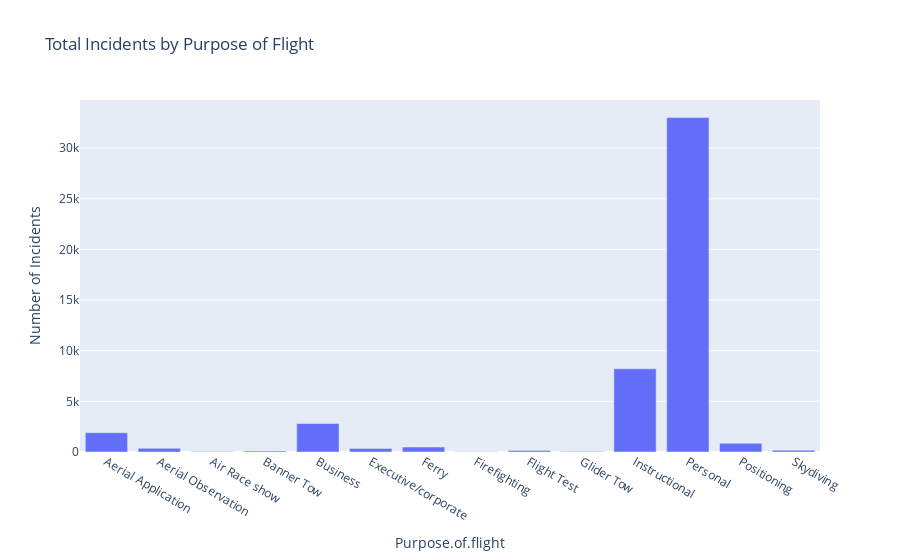
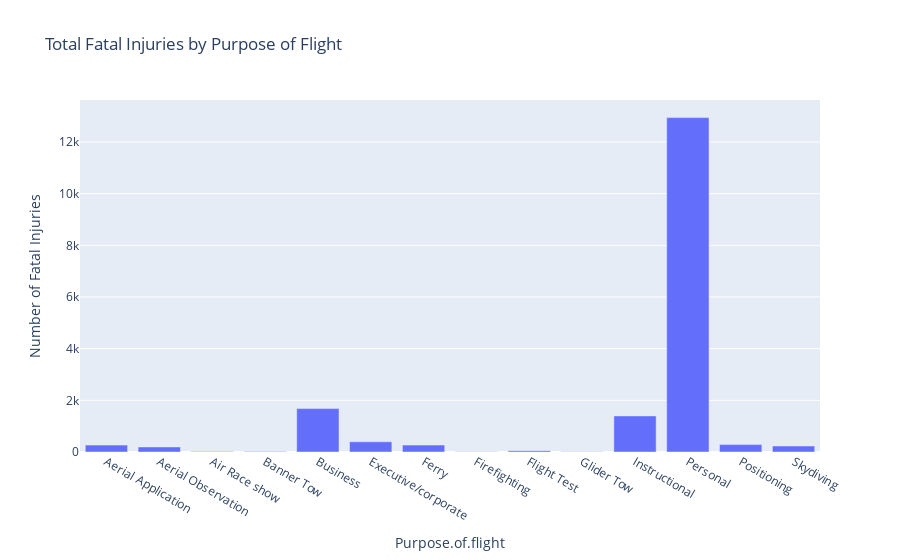

Write notebook code for charts like these, in order.
### Markdown cell above
## Compare total accidents & fatal injuries by purpose of flight

### Code cell
# group the data by purpose of flight and calculate the total number of incidents, fatal injuries, serious injuries, and minor injuries
safety_data = df.groupby('Purpose.of.flight').agg({
    'Total.Fatal.Injuries': 'sum',
    'Total.Serious.Injuries': 'sum',
    'Total.Minor.Injuries': 'sum',
    'Event.Id': 'count' 
}).rename(columns={'Event.Id': 'Total.Incidents'}).reset_index()

# create a bar chart to visualize the total incidents by purpose of flight
fig_incidents = px.bar(safety_data, x='Purpose.of.flight', y='Total.Incidents',
                       title='Total Incidents by Purpose of Flight',
                       labels={'Total.Incidents': 'Number of Incidents'})
fig_incidents.show()

# create a bar chart to visualize the total fatal injuries by purpose of flight
fig_fatal = px.bar(safety_data, x='Purpose.of.flight', y='Total.Fatal.Injuries',
                   title='Total Fatal Injuries by Purpose of Flight',
                   labels={'Total.Fatal.Injuries': 'Number of Fatal Injuries'})
fig_fatal.show()

### Figure 1 — Plotly figure (JSON) as saved in the notebook; plotly's stock layout.template omitted (floating-point values rounded to 4 significant figures)
{"data": [{"alignmentgroup": "True", "hovertemplate": "Purpose.of.flight=%{x}<br>Number of Incidents=%{y}<extra></extra>", "legendgroup": "", "marker": {"color": "#636efa", "pattern": {"shape": ""}}, "name": "", "offsetgroup": "", "orientation": "v", "showlegend": false, "textposition": "auto", "type": "bar", "x": ["Aerial Application", "Aerial Observation", "Air Race show", "Banner Tow", "Business", "Executive/corporate", "Ferry", "Firefighting", "Flight Test", "Glider Tow", "Instructional", "Personal", "Positioning", "Skydiving"], "xaxis": "x", "y": [1906, 363, 48, 97, 2818, 351, 487, 17, 152, 39, 8214, 33016, 857, 176], "yaxis": "y"}], "layout": {"barmode": "relative", "legend": {"tracegroupgap": 0}, "title": {"text": "Total Incidents by Purpose of Flight"}, "xaxis": {"anchor": "y", "domain": [0, 1], "title": {"text": "Purpose.of.flight"}}, "yaxis": {"anchor": "x", "domain": [0, 1], "title": {"text": "Number of Incidents"}}}}

### Figure 2 — Plotly figure (JSON) as saved in the notebook; plotly's stock layout.template omitted (floating-point values rounded to 4 significant figures)
{"data": [{"alignmentgroup": "True", "hovertemplate": "Purpose.of.flight=%{x}<br>Number of Fatal Injuries=%{y}<extra></extra>", "legendgroup": "", "marker": {"color": "#636efa", "pattern": {"shape": ""}}, "name": "", "offsetgroup": "", "orientation": "v", "showlegend": false, "textposition": "auto", "type": "bar", "x": ["Aerial Application", "Aerial Observation", "Air Race show", "Banner Tow", "Business", "Executive/corporate", "Ferry", "Firefighting", "Flight Test", "Glider Tow", "Instructional", "Personal", "Positioning", "Skydiving"], "xaxis": "x", "y": [267, 196, 24, 18, 1679, 395, 268, 13, 52, 12, 1397, 12944, 286, 232], "yaxis": "y"}], "layout": {"barmode": "relative", "legend": {"tracegroupgap": 0}, "title": {"text": "Total Fatal Injuries by Purpose of Flight"}, "xaxis": {"anchor": "y", "domain": [0, 1], "title": {"text": "Purpose.of.flight"}}, "yaxis": {"anchor": "x", "domain": [0, 1], "title": {"text": "Number of Fatal Injuries"}}}}
